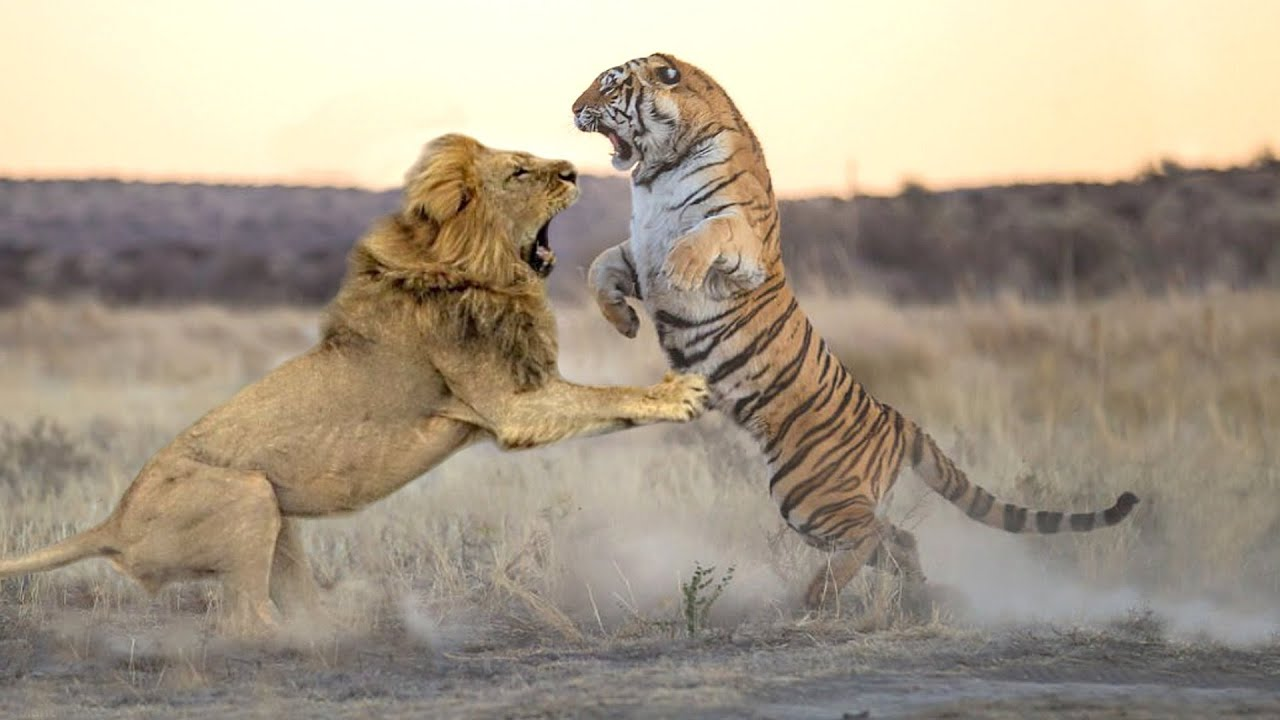
#> input picture ALPR-53/lion.jpg, 1280 x 720 px
$ python simple_cropping.py
#> lines starting #> are read from the running program, lines starting #| are printed output that depends on the picture
import cv2
import numpy

original_image = cv2.imread("lion.jpg")
#> original_image is the input picture: shape (720, 1280, 3); mean B, G, R 136.6, 154.9, 166.9

cropped_image = original_image[150:500, 300:1000]
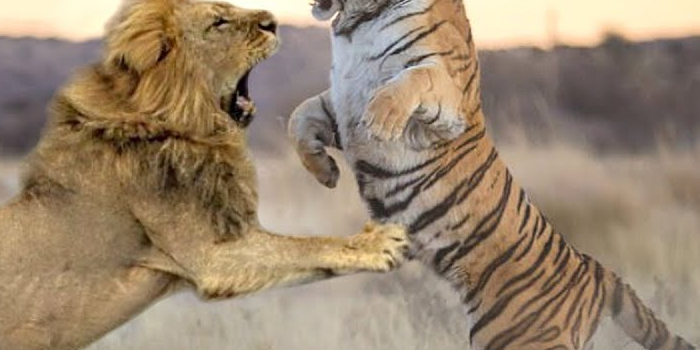
#> cropped_image: shape (350, 700, 3); mean B, G, R 111.5, 134.1, 153.6
cv2.imshow("cropped", cropped_image)
cv2.imwrite("cropped_image.jpg", cropped_image)
cv2.waitKey()

cv2.destroyAllWindows()
